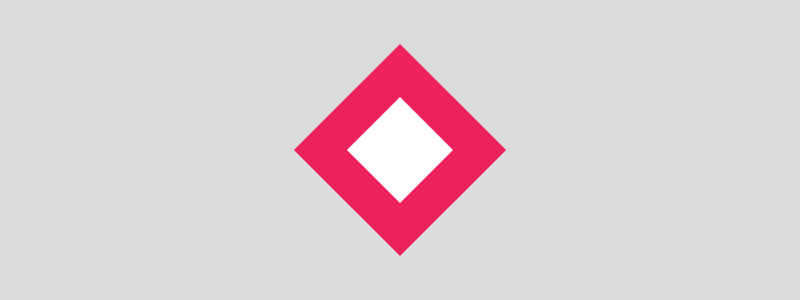
Frame 1 (no input)
Frame 60 (no input): identical to frame 1, image omitted
Frame 120 (the mouse pressed at the canvas centre since frame 60): identical to frame 1, image omitted

The p5.js sketch that drew this single still picture (run headless with seeded random() and noise() and a simulated clock; from frame 60 on, the mouse is pressed at the canvas centre):

// p5.js sketch
// ── sketch.js
function setup() {
    createCanvas(800,300);
    rectMode(CENTER);
    noStroke();
    angleMode(DEGREES);
}

function draw() {
    background(220);

    push();
    translate(width/2, height/2);
    rotate(45);

    //pink rectangle
    fill(237,34,93);
    rect(0,0,150,150);
    pop();

    push();
    translate(width/2, height/2);
    rotate(45);

    //white rectangle
    fill(255,255,255);
    rect(0,0,75,75);
    pop();
}
